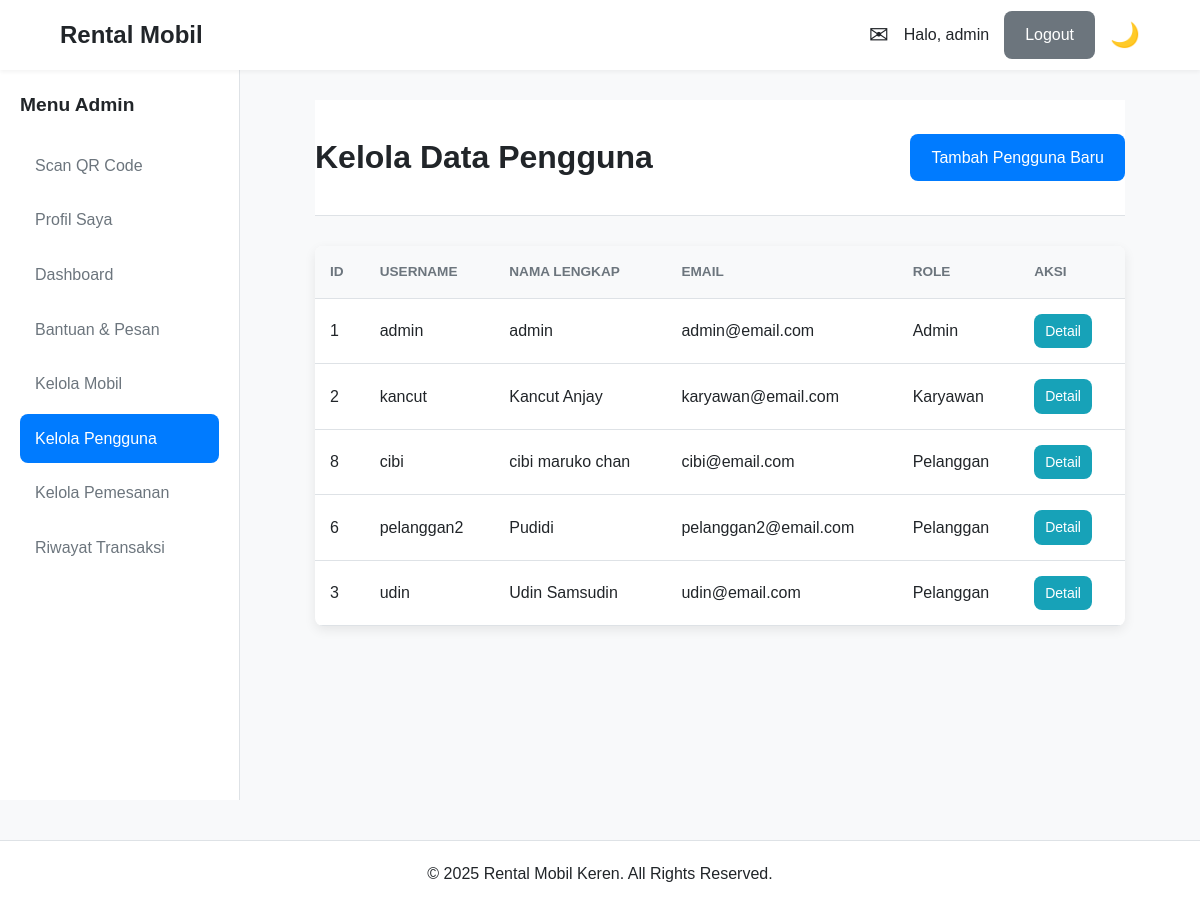
Screenshot of /admin/user.php (signed in) with the database file from the repository.
### tables this page shows
CREATE TABLE `pengguna` (
  `id_pengguna` int(11) NOT NULL,
  `username` varchar(50) NOT NULL,
  `password` varchar(255) NOT NULL,
  `nama_lengkap` varchar(100) NOT NULL,
  `nik` varchar(16) DEFAULT NULL,
  `foto_ktp` varchar(255) DEFAULT NULL,
  `email` varchar(100) NOT NULL,
  `no_telp` varchar(15) NOT NULL,
  `alamat` text DEFAULT NULL,
  `role` enum('Admin','Karyawan','Pelanggan') NOT NULL DEFAULT 'Pelanggan',
  `created_at` timestamp NOT NULL DEFAULT current_timestamp()
);

### admin/user.php (the view, shortened to what this page needs)
<?php
require_once '../includes/config.php';
require_once '../includes/header.php';
try {
    $stmt = $pdo->query("SELECT id_pengguna, username, nama_lengkap, email, role FROM pengguna ORDER BY role, nama_lengkap");
    $users = $stmt->fetchAll();
} catch (PDOException $e) {
    $users = [];
}
?>
<div class="page-header with-action">
    <h1>Kelola Data Pengguna</h1>
    <a href="../actions/pengguna/tambah.php" class="btn btn-primary">Tambah Pengguna Baru</a>
</div>
<div class="table-container"
    data-live-context="admin_user"
    data-live-total="<?= count($users) ?>"
    data-live-last-update="<?= $pdo->query("SELECT MAX(created_at) FROM pengguna")->fetchColumn() ?>">
    <table>
        <thead>
            <tr>
                <th>ID</th>
                <th>Username</th>
                <th>Nama Lengkap</th>
                <th>Email</th>
                <th>Role</th>
                <th>Aksi</th>
            </tr>
        </thead>
        <tbody>
            <?php if (!empty($users)): ?>
                <?php foreach ($users as $user): ?>
                    <tr>
                        <td><?= htmlspecialchars($user['id_pengguna']) ?></td>
                        <td><?= htmlspecialchars($user['username']) ?></td>
                        <td><?= htmlspecialchars($user['nama_lengkap']) ?></td>
                        <td><?= htmlspecialchars($user['email']) ?></td>
                        <td><?= htmlspecialchars($user['role']) ?></td>
                        <td>
                            <a href="../actions/pengguna/detail.php?id=<?= $user['id_pengguna'] ?>" class="btn btn-info btn-sm">Detail</a>
                        </td>
                    </tr>
                <?php endforeach; ?>
            <?php else: ?>
                <tr>
                    <td colspan="6">Tidak ada data pengguna.</td>
                </tr>
            <?php endif; ?>
        </tbody>
    </table>
</div>
<?php
require_once '../includes/footer.php';
?>

### assets/css/style.css (style rules this page uses)
:root { --primary-color: #007bff; --secondary-color: #6c757d; --success-color: #28a745; --danger-color: #dc3545; --warning-color: #ffc107; --info-color: #17a2b8; --bg-color: #f8f9fa; --surface-color: #ffffff; --text-color: #212529; --muted-text-color: #6c757d; --border-color: #dee2e6; --font-family: 'Poppins', sans-serif; --header-height: 70px; --sidebar-width: 240px; --border-radius: 8px; --box-shadow: 0 4px 12px rgba(0, 0, 0, 0.08); }
* { margin: 0; padding: 0; box-sizing: border-box; }
body { font-family: var(--font-family); background-color: var(--bg-color); color: var(--text-color); line-height: 1.6; }
a { color: var(--primary-color); text-decoration: none; transition: color 0.2s; }
.btn { display: inline-block; padding: 10px 20px; font-size: 1rem; font-weight: 500; border: 1px solid transparent; border-radius: var(--border-radius); cursor: pointer; transition: all 0.2s; text-align: center; }
.btn-primary { background-color: var(--primary-color); color: #fff; }
.btn-sm { padding: 5px 10px; font-size: 0.875rem; }
.table-container { background-color: var(--surface-color); border-radius: var(--border-radius); box-shadow: var(--box-shadow); overflow-x: auto; }
table { width: 100%; border-collapse: collapse; }
th, td { padding: 15px; text-align: left; border-bottom: 1px solid var(--border-color); }
th { background-color: var(--bg-color); font-weight: 600; }
.page-header { background-color: var(--surface-color); padding: 2rem 0; text-align: center; margin-bottom: 30px; border-bottom: 1px solid var(--border-color); }
.page-header h1 { margin-bottom: 5px; }
.btn-info { background-color: var(--info-color); color: #fff; }

### assets/css/dashboard.css (style rules this page uses)
.page-header { margin-bottom: 20px; }
.page-header.with-action { display: flex; justify-content: space-between; align-items: center; }
.table-container { background-color: var(--surface-color); border-radius: var(--border-radius); box-shadow: var(--box-shadow); overflow-x: auto; }
table { width: 100%; border-collapse: collapse; }
th, td { padding: 15px; text-align: left; border-bottom: 1px solid var(--border-color); }
th { font-size: 0.85rem; text-transform: uppercase; color: var(--muted-text-color); }

### admin/css/admin.css (style rules this page uses)
.page-header.with-action { display: flex; justify-content: space-between; align-items: center; flex-wrap: wrap; gap: 20px; margin-bottom: 30px; }
.page-header.with-action h1 { margin-bottom: 0; }
.table-container th { font-size: 0.85rem; text-transform: uppercase; color: var(--muted-text-color); }
.table-container td .btn { margin-right: 5px; }

### rows the page displays
pengguna: id_pengguna "1", username "admin", nama_lengkap "admin", email "admin@email.com", role "Admin"
pengguna: id_pengguna "2", username "kancut", nama_lengkap "Kancut Anjay", email "karyawan@email.com", role "Karyawan"
pengguna: id_pengguna "8", username "cibi", nama_lengkap "cibi maruko chan", email "cibi@email.com", role "Pelanggan"
pengguna: id_pengguna "6", username "pelanggan2", nama_lengkap "Pudidi", email "pelanggan2@email.com", role "Pelanggan"
pengguna: id_pengguna "3", username "udin", nama_lengkap "Udin Samsudin", email "udin@email.com", role "Pelanggan"

### other values shown
$sapaan "admin"
$_SESSION['role'] "Admin"
